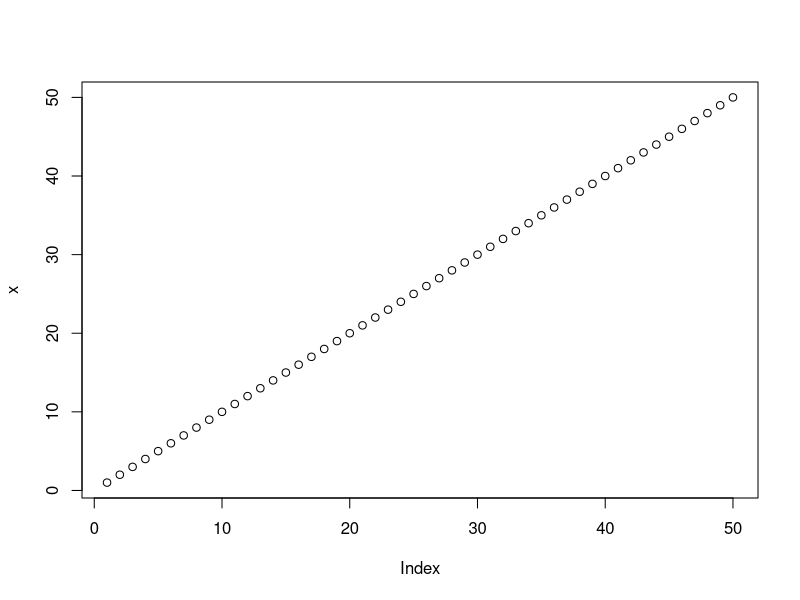
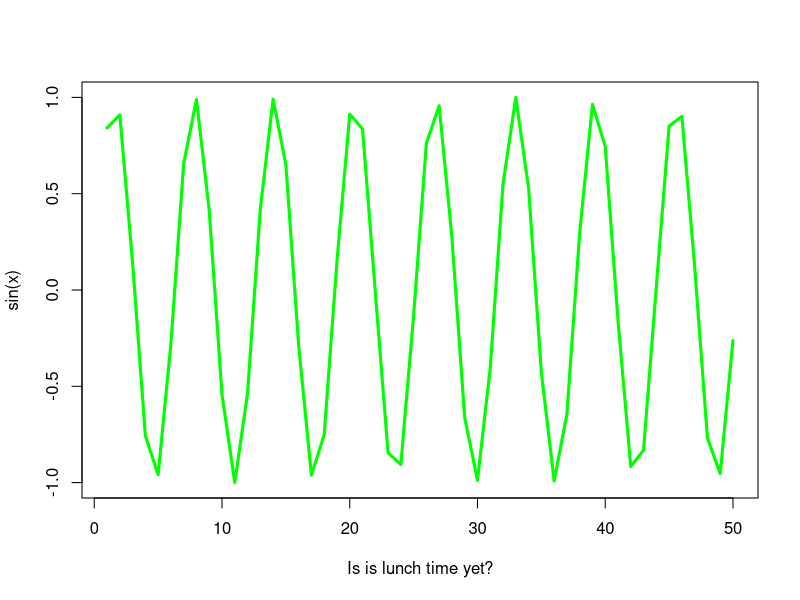

Here is the R script that generated these plots, in order:
#' ---
#' title: "Class 4 Intro to R"
#' author: "Allyson Cauffiel"
#' ---
x <- 1:50
plot(x)
plot(x, sin(x), typ = "l", col="green", lwd=3, xlab="Is is lunch time yet?")
